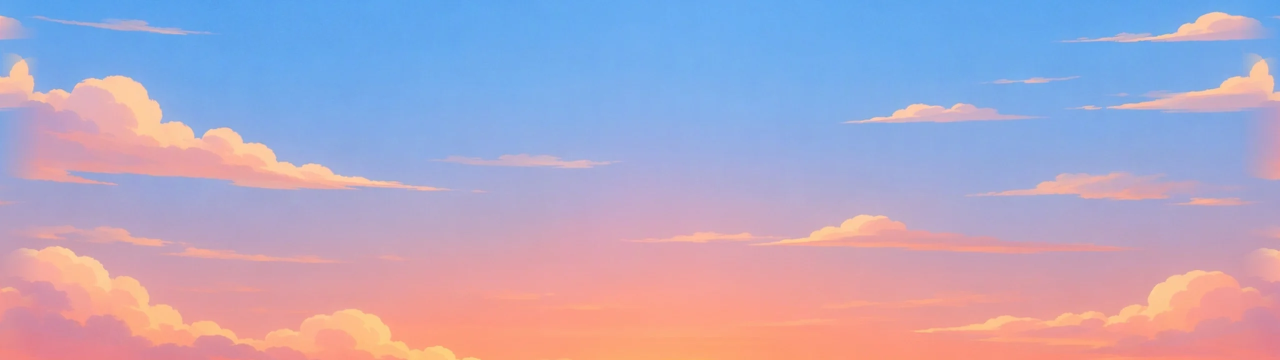
#> input picture assets/bg/13_bg_migration_far_sky.webp, 2560 x 720 px, given in place of 09_conservation_tools.png, which was not available (shown at 1/2 size)
$ python build_assets.py
#> lines starting #> are read from the running program, lines starting #| are printed output that depends on the picture; after the words box and inside, x2 and y2 are one past the last pixel; in counts of white or black regions, pixels touching at a corner belong together
"""Prepara los assets del juego a partir del kit de arte (PNG procesados).

Uso:  python tools/build_assets.py   (desde la carpeta juego)
Salida: assets/ (fondos y pantallas en WebP, sprites en PNG) + assets/items.json
"""
from pathlib import Path
import json, shutil
import numpy as np
from PIL import Image
from scipy import ndimage

GAME = Path(__file__).resolve().parent.parent
KIT = GAME.parent / 'Gaviotin_Arte_Kit' / 'PNG'
OUT = GAME / 'assets'
H = 720


def out(rel):
    p = OUT / rel
    p.parent.mkdir(parents=True, exist_ok=True)
    return p


def unroll(im):
    """El kit desplazó los fondos media imagen; se restaura el original (el juego los repite en espejo)."""
    a = np.asarray(im)
    return Image.fromarray(np.roll(a, -a.shape[1] // 2, axis=1), im.mode)


def key_white(im):
    a = np.asarray(im.convert('RGBA')).astype(np.float32)
    lo = a[..., :3].min(axis=2)
    alpha = np.clip((250 - lo) / 25, 0, 1)
    a[..., 3] = np.minimum(a[..., 3], alpha * 255)
    return Image.fromarray(a.astype(np.uint8), 'RGBA')


def backgrounds():
    for p in sorted((KIT / '04_Fondos').rglob('*.png')):
        im = unroll(Image.open(p).convert('RGBA'))
        if p.name.startswith('14_'):
            im = key_white(im)
        im = im.resize((round(im.width * H / im.height), H), Image.Resampling.LANCZOS)
        name = p.stem.split('_3840')[0]
        im.save(out(f'bg/{name}.webp'), 'WEBP', quality=86, method=6)
    for p in sorted((KIT / '05_Pantallas').glob('*.png')):
        im = Image.open(p).convert('RGB').resize((1280, 720), Image.Resampling.LANCZOS)
        im.save(out(f'screens/{p.stem.split("_1920")[0]}.webp'), 'WEBP', quality=86, method=6)


def split(src, rows, names, dilate=10):
    """Separa una lámina de objetos sueltos; rows = cantidad de objetos por fila."""
    im = Image.open(KIT / src).convert('RGBA')
    a = np.asarray(im)
    mask = a[..., 3] > 25
    lab, n = ndimage.label(ndimage.binary_dilation(mask, iterations=dilate))
    objs = ndimage.find_objects(lab)
    areas = ndimage.sum(mask, lab, index=np.arange(1, n + 1))
    k = sum(rows)
    order = list(np.argsort(-areas))
    seeds, rest = order[:k], order[k:]

    def box(i):
        o = objs[i]
        return [o[1].start, o[0].start, o[1].stop, o[0].stop]

    def gap(b1, b2):
        dx = max(0, max(b1[0], b2[0]) - min(b1[2], b2[2]))
        dy = max(0, max(b1[1], b2[1]) - min(b1[3], b2[3]))
        return dx * dx + dy * dy

    groups = {s: [s] for s in seeds}
    for r in rest:
        groups[min(seeds, key=lambda s: gap(box(s), box(r)))].append(r)
    items = []
    for s, ids in groups.items():
        sel = np.isin(lab, [i + 1 for i in ids]) & mask
        ys, xs = np.flatnonzero(sel.any(1)), np.flatnonzero(sel.any(0))
        items.append(dict(sel=sel, box=(xs[0], ys[0], xs[-1] + 1, ys[-1] + 1)))
    items.sort(key=lambda it: (it['box'][1] + it['box'][3]) / 2)
    ordered, i = [], 0
    for cnt in rows:
        row = sorted(items[i:i + cnt], key=lambda it: it['box'][0]); i += cnt
        ordered += row
    meta = {}
    for name, it in zip(names, ordered):
        l, t, r, b = it['box']
        piece = a[t:b, l:r].copy()
        piece[..., 3] = piece[..., 3] * it['sel'][t:b, l:r]
        pim = Image.fromarray(piece, 'RGBA')
        if max(pim.size) > 420:
            pim.thumbnail((420, 420), Image.Resampling.LANCZOS)
        pim.save(out(f'items/{name}.png'))
        meta[name] = pim.size
    return meta


def main():
    # No se borra assets/: ahí también viven el audio, la interfaz y el kit v2.
    backgrounds()
    sheets = {
        '01_Personajes/02_flight_sheet_1536x256.png': 'sprites/tern_flight.png',
        '01_Personajes/03_glide_dive_fishing_sheet_2048x256.png': 'sprites/tern_dive.png',
        '01_Personajes/04_states_sheet_1536x256.png': 'sprites/tern_states.png',
        '03_Amenazas/10_air_obstacles_sheet_1024x1024.png': 'sprites/air.png',
        '03_Amenazas/12_desert_threats_sheet_1024x1280.png': 'sprites/desert.png',
        '02_Items/07_fish_collectibles_sheet_384x384.png': 'sprites/fish.png',
        '07_UI/31_ui_icons_hud_512x384.png': 'sprites/icons.png',
    }
    for s, d in sheets.items():
        shutil.copy2(KIT / s, out(d))
    meta = {}
    meta.update(split('02_Items/09_conservation_tools.png', [3, 3],
                      ['tool_sign', 'tool_fence', 'tool_cone', 'tool_lamp', 'tool_detour', 'tool_hat']))
#> in split, im is the input picture: PIL image 2560x720 RGBA; mean R, G, B, A 177.5, 166.8, 195.5, 255
#> in split, `mask = a[..., 3] > 25`: mask: shape (720, 2560) bool; every value is 1
#> in split, `lab, n = ndimage.label(ndimage.binary_dilation(mask, iterations=dilate))`: lab: shape (720, 2560) int32; every value is 1
#> in split, `lab, n = ndimage.label(ndimage.binary_dilation(mask, iterations=dilate))`: n = 1
#> in split, `objs = ndimage.find_objects(lab)`: objs = 1 item
#> in split, `areas = ndimage.sum(mask, lab, index=np.arange(1, n + 1))`: areas = [1843200]
#> in split, `order = list(np.argsort(-areas))`: order = [0]
#> in split, `seeds, rest = order[:k], order[k:]`: rest = []
#> in split, `groups = {s: [s] for s in seeds}`: groups = {0: [0]}
#> the loop in split, `for s, ids in groups.items():` made 1 pass
#> (s, ids) on pass 1: (0, [0])
#> after the loop in split, `for s, ids in groups.items():`: items = 1 item
#> after the loop in split, `for cnt in rows:`: i = 6
#> the loop in split, `for name, it in zip(names, ordered):` made 1 pass
#> (name, l, t, r, b) on pass 1: ('tool_sign', 0, 0, 2560, 720)
#> pass 1, in split, `pim.save(out(f'items/{name}.png'))`:
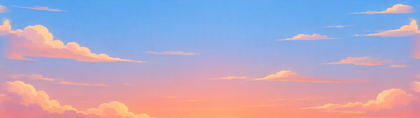
#> saved as tool_sign.png: PIL image 420x118 RGBA; mean R, G, B, A 177.5, 166.8, 195.5, 255
#> after the loop in split, `for name, it in zip(names, ordered):`: meta = {'tool_sign': (420, 118)}
    meta.update(split('02_Items/08_marine_trash.png', [3, 2],
                      ['trash_bottle', 'trash_bag', 'trash_line', 'trash_rings', 'trash_cap']))
#> call 2 of split, with src = '02_Items/08_marine_trash.png', dilate = 10
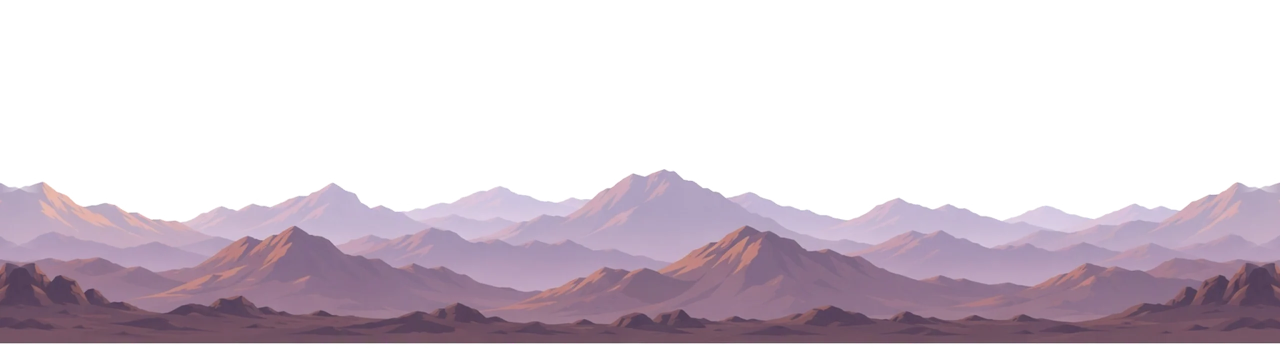
#> input picture assets/bg/14_bg_migration_distant_mountains.webp, 2560 x 720 px, given in place of 08_marine_trash.png, which was not available (shown at 1/2 size)
#> in split, im is the input picture: PIL image 2560x720 RGBA; mean R, G, B, A 69.5, 59.1, 68, 101.2
#> in split (call 2), `mask = a[..., 3] > 25`:
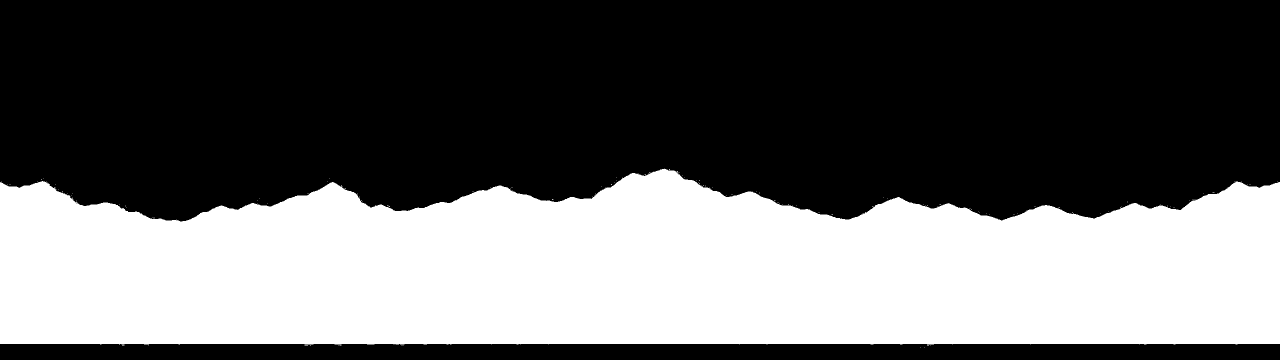
#> mask: shape (720, 2560) bool (shown at 1/2 size); 39.9% white; 152 white regions (150 under 20 px), largest, box (x1, y1, x2, y2) and area: (0, 337, 2560, 688) 734357, (609, 689, 627, 691) 27
#> in split (call 2), `lab, n = ndimage.label(ndimage.binary_dilation(mask, iterations=dilate))`:
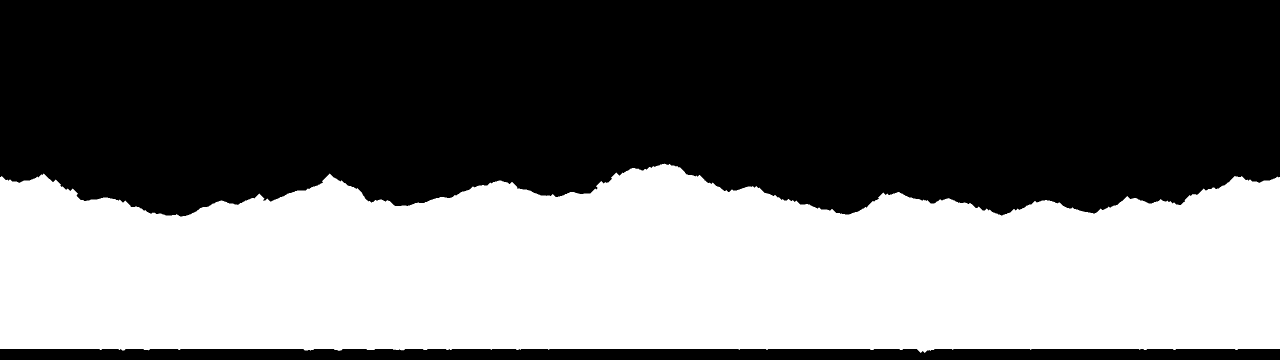
#> lab: shape (720, 2560) int32 (shown at 1/2 size); values 0 (black) and 1 (white), 42.8% white; 1 white region, box (x1, y1, x2, y2) and area: (0, 327, 2560, 706) 788962
#> in split (call 2), `areas = ndimage.sum(mask, lab, index=np.arange(1, n + 1))`: areas = [734724]
#> the loop in split (call 2), `for s, ids in groups.items():` made 1 pass
#> after the loop in split (call 2), `for cnt in rows:`: i = 5
#> the loop in split (call 2), `for name, it in zip(names, ordered):` made 1 pass
#> (name, l, t, r, b) on pass 1: ('trash_bottle', 0, 337, 2560, 696)
#> pass 1, in split (call 2), `piece = a[t:b, l:r].copy()`:
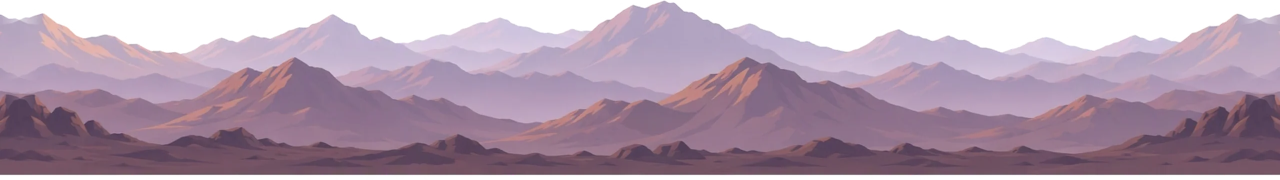
#> piece: shape (359, 2560, 4) (shown at 1/2 size); mean R, G, B, A 138.9, 118, 135.9, 203.1; transparent parts drawn white
#> pass 1, in split (call 2), `pim.save(out(f'items/{name}.png'))`:
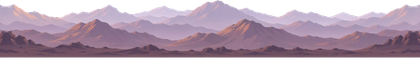
#> saved as trash_bottle.png: PIL image 420x59 RGBA; mean R, G, B, A 132.1, 110.9, 129.1, 202.8; transparent parts drawn white
#> after the loop in split (call 2), `for name, it in zip(names, ordered):`: meta = {'trash_bottle': (420, 59)}
    meta.update(split('03_Amenazas/11_sea_level_obstacles.png', [2, 3],
                      ['sea_pelican', 'sea_pelican_dive', 'sea_lion', 'sea_boat', 'sea_net'], dilate=14))
#> call 3 of split, with src = '03_Amenazas/11_sea_level_obstacles.png', dilate = 14
#> in split (call 3), `lab, n = ndimage.label(ndimage.binary_dilation(mask, iterations=dilate))`:
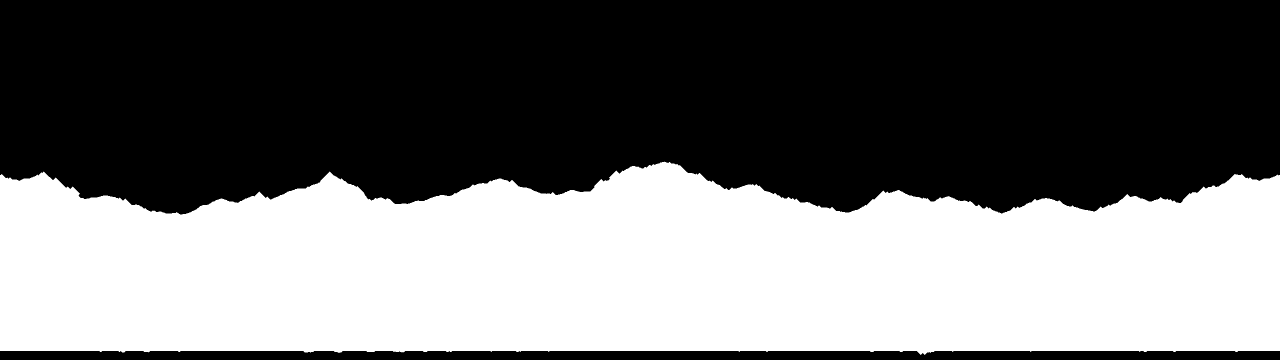
#> lab: shape (720, 2560) int32 (shown at 1/2 size); values 0 (black) and 1 (white), 43.9% white; 1 white region, box (x1, y1, x2, y2) and area: (0, 323, 2560, 710) 809599
#> the loop in split (call 3), `for s, ids in groups.items():` made 1 pass
#> after the loop in split (call 3), `for cnt in rows:`: i = 5
#> the loop in split (call 3), `for name, it in zip(names, ordered):` made 1 pass
#> after the loop in split (call 3), `for name, it in zip(names, ordered):`: meta = {'sea_pelican': (420, 59)}
    meta.update(split('01_Personajes/05_eggs_and_chicks.png', [2, 3],
                      ['nest_eggs', 'chick_sit', 'chick_beg', 'chick_eat', 'chick_sleep']))
    pair = Image.open(KIT / '01_Personajes/06_pair_protecting_nest.png')
    pair.thumbnail((520, 520), Image.Resampling.LANCZOS)
    pair.save(out('items/pair_nest.png')); meta['pair_nest'] = pair.size
    card = Image.open(KIT / '07_UI/33_educational_fact_card.png')
    card.thumbnail((440, 660), Image.Resampling.LANCZOS)
    card.save(out('items/fact_card.png')); meta['fact_card'] = card.size
    out('items.json').write_text(json.dumps({k: list(map(int, v)) for k, v in meta.items()}, indent=1))
    total = sum(p.stat().st_size for p in OUT.rglob('*') if p.is_file())
    print(f'assets: {sum(1 for p in OUT.rglob("*") if p.is_file())} archivos, {total / 1e6:.1f} MB')


if __name__ == '__main__':
#> (the run stopped early here; a loop or call above may not have finished)
